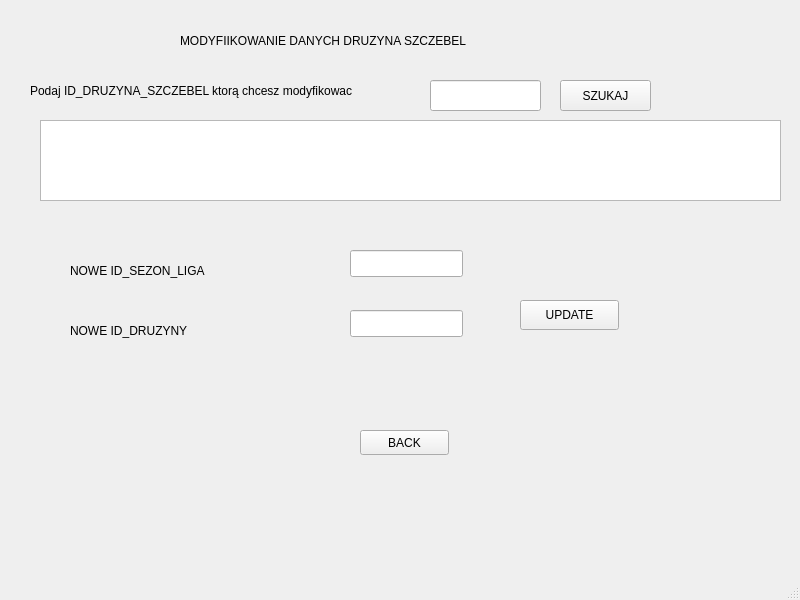
<?xml version="1.0" encoding="UTF-8"?>
<ui version="4.0">
 <class>MainWindow</class>
 <widget class="QMainWindow" name="MainWindow">
  <property name="geometry">
   <rect>
    <x>0</x>
    <y>0</y>
    <width>800</width>
    <height>600</height>
   </rect>
  </property>
  <property name="windowTitle">
   <string>MainWindow</string>
  </property>
  <widget class="QWidget" name="centralwidget">
   <widget class="QLabel" name="label_3">
    <property name="geometry">
     <rect>
      <x>30</x>
      <y>80</y>
      <width>421</width>
      <height>21</height>
     </rect>
    </property>
    <property name="text">
     <string>Podaj ID_DRUZYNA_SZCZEBEL ktorą chcesz modyfikowac</string>
    </property>
   </widget>
   <widget class="QLabel" name="label_2">
    <property name="geometry">
     <rect>
      <x>70</x>
      <y>260</y>
      <width>221</width>
      <height>21</height>
     </rect>
    </property>
    <property name="text">
     <string>NOWE ID_SEZON_LIGA</string>
    </property>
   </widget>
   <widget class="QPushButton" name="pushButton_2">
    <property name="geometry">
     <rect>
      <x>520</x>
      <y>300</y>
      <width>99</width>
      <height>30</height>
     </rect>
    </property>
    <property name="text">
     <string>UPDATE</string>
    </property>
   </widget>
   <widget class="QLabel" name="label_4">
    <property name="geometry">
     <rect>
      <x>70</x>
      <y>320</y>
      <width>221</width>
      <height>21</height>
     </rect>
    </property>
    <property name="text">
     <string>NOWE ID_DRUZYNY</string>
    </property>
   </widget>
   <widget class="QTextBrowser" name="textBrowser">
    <property name="geometry">
     <rect>
      <x>40</x>
      <y>120</y>
      <width>741</width>
      <height>81</height>
     </rect>
    </property>
   </widget>
   <widget class="QLineEdit" name="lineEdit_3">
    <property name="geometry">
     <rect>
      <x>350</x>
      <y>310</y>
      <width>113</width>
      <height>27</height>
     </rect>
    </property>
   </widget>
   <widget class="QLineEdit" name="lineEdit">
    <property name="geometry">
     <rect>
      <x>430</x>
      <y>80</y>
      <width>111</width>
      <height>31</height>
     </rect>
    </property>
   </widget>
   <widget class="QPushButton" name="pushButton">
    <property name="geometry">
     <rect>
      <x>560</x>
      <y>80</y>
      <width>91</width>
      <height>31</height>
     </rect>
    </property>
    <property name="text">
     <string>SZUKAJ</string>
    </property>
   </widget>
   <widget class="QLineEdit" name="lineEdit_2">
    <property name="geometry">
     <rect>
      <x>350</x>
      <y>250</y>
      <width>113</width>
      <height>27</height>
     </rect>
    </property>
   </widget>
   <widget class="QLabel" name="label">
    <property name="geometry">
     <rect>
      <x>60</x>
      <y>370</y>
      <width>241</width>
      <height>21</height>
     </rect>
    </property>
    <property name="text">
     <string/>
    </property>
   </widget>
   <widget class="QLabel" name="label_6">
    <property name="geometry">
     <rect>
      <x>180</x>
      <y>20</y>
      <width>361</width>
      <height>41</height>
     </rect>
    </property>
    <property name="text">
     <string>MODYFIIKOWANIE DANYCH DRUZYNA SZCZEBEL</string>
    </property>
   </widget>
   <widget class="QPushButton" name="pushButton_3">
    <property name="geometry">
     <rect>
      <x>360</x>
      <y>430</y>
      <width>89</width>
      <height>25</height>
     </rect>
    </property>
    <property name="text">
     <string>BACK</string>
    </property>
   </widget>
  </widget>
  <widget class="QMenuBar" name="menubar">
   <property name="geometry">
    <rect>
     <x>0</x>
     <y>0</y>
     <width>800</width>
     <height>22</height>
    </rect>
   </property>
  </widget>
  <widget class="QStatusBar" name="statusbar"/>
 </widget>
 <resources/>
 <connections/>
</ui>
